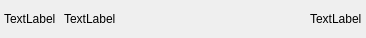
<?xml version="1.0" encoding="UTF-8"?>
<ui version="4.0">
 <class>DrugCell</class>
 <widget class="QWidget" name="DrugCell">
  <property name="geometry">
   <rect>
    <x>0</x>
    <y>0</y>
    <width>366</width>
    <height>38</height>
   </rect>
  </property>
  <property name="windowTitle">
   <string>Form</string>
  </property>
  <layout class="QHBoxLayout" name="horizontalLayout_2">
   <property name="spacing">
    <number>0</number>
   </property>
   <property name="leftMargin">
    <number>0</number>
   </property>
   <property name="topMargin">
    <number>0</number>
   </property>
   <property name="rightMargin">
    <number>0</number>
   </property>
   <property name="bottomMargin">
    <number>0</number>
   </property>
   <item>
    <widget class="QStackedWidget" name="cellShowcaseSwitcher">
     <widget class="QWidget" name="page">
      <layout class="QHBoxLayout" name="horizontalLayout">
       <property name="spacing">
        <number>0</number>
       </property>
       <property name="leftMargin">
        <number>4</number>
       </property>
       <property name="topMargin">
        <number>0</number>
       </property>
       <property name="rightMargin">
        <number>4</number>
       </property>
       <property name="bottomMargin">
        <number>0</number>
       </property>
       <item>
        <widget class="QLabel" name="nameLabel">
         <property name="text">
          <string>TextLabel</string>
         </property>
        </widget>
       </item>
       <item>
        <spacer name="horizontalSpacer_2">
         <property name="orientation">
          <enum>Qt::Orientation::Horizontal</enum>
         </property>
         <property name="sizeType">
          <enum>QSizePolicy::Policy::Fixed</enum>
         </property>
         <property name="sizeHint" stdset="0">
          <size>
           <width>8</width>
           <height>20</height>
          </size>
         </property>
        </spacer>
       </item>
       <item>
        <widget class="QLabel" name="decoctionIconLabel">
         <property name="text">
          <string>TextLabel</string>
         </property>
        </widget>
       </item>
       <item>
        <spacer name="horizontalSpacer">
         <property name="orientation">
          <enum>Qt::Orientation::Horizontal</enum>
         </property>
         <property name="sizeHint" stdset="0">
          <size>
           <width>90</width>
           <height>20</height>
          </size>
         </property>
        </spacer>
       </item>
       <item>
        <widget class="QLabel" name="doseAndUnitLabel">
         <property name="text">
          <string>TextLabel</string>
         </property>
        </widget>
       </item>
      </layout>
     </widget>
     <widget class="QWidget" name="page_2"/>
    </widget>
   </item>
  </layout>
 </widget>
 <resources/>
 <connections/>
</ui>
